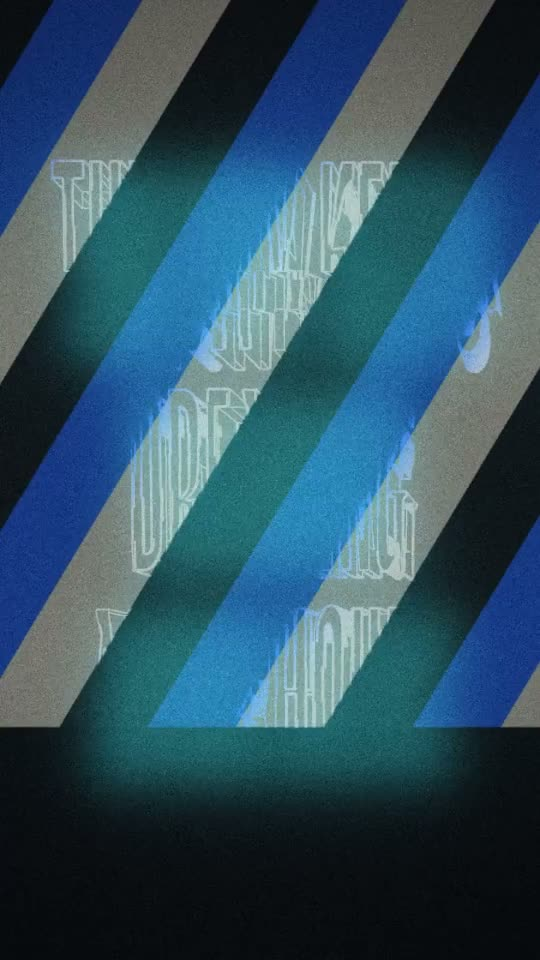
#> input picture app/examples/city-on-the-beat.jpg, 540 x 960 px; its folder holds only this picture in this run
$ python -i treatments.py   (imports and definitions only)
#> lines starting #> are read from the running program, lines starting #| are printed output that depends on the picture; after the words box and inside, x2 and y2 are one past the last pixel; in counts of white or black regions, pixels touching at a corner belong together
### mograph/render/common.py
"""Shared render helpers: render context, colour resolution, sprite compositing and
the block-level animation state machine used by text, shape and image layers."""
from __future__ import annotations

import math

import cv2
import numpy as np

from .easing import back_out, clamp01, decay_env, ease_in, ease_out

IN_VERBS = ("cut", "fade", "type_on", "word_stagger", "slide_up", "slide_left", "scale_pop",
            "mask_wipe", "blur_in", "kinetic_split", "stroke_draw")
OUT_VERBS = ("cut", "fade", "slide_up", "slide_left", "scale_down", "mask_wipe", "blur_out",
             "stroke_draw")


# ----------------------------------------------------------------------------- colours

def _parse_hex(s: str):
    h = s.strip().lstrip("#")
    if len(h) == 3:
        h = "".join(c * 2 for c in h)
    if len(h) != 6:
        return None
    try:
        return np.array([int(h[i:i + 2], 16) / 255.0 for i in (0, 2, 4)], np.float32)
    except ValueError:
        return None


def resolve_color(plan: dict, c, default=(1.0, 1.0, 1.0)):
    """"#rrggbb" | "palette:N" | (r, g, b) -> float32 array (3,) in 0..1. None -> None."""
    if c is None:
        return None
    if isinstance(c, (list, tuple, np.ndarray)) and len(c) >= 3:
        v = np.array([float(x) for x in c[:3]], np.float32)
        return np.clip(v / 255.0 if v.max() > 1.0 else v, 0, 1)
    if isinstance(c, str):
        s = c.strip()
        if s.startswith("palette:"):
            pal = ((plan or {}).get("style") or {}).get("palette") or []
            try:
                idx = int(s.split(":", 1)[1])
            except ValueError:
                idx = 0
            if pal:
                v = pal[idx % len(pal)]
                if isinstance(v, str) and not v.startswith("palette:"):
                    r = _parse_hex(v)
                    if r is not None:
                        return r
        else:
            r = _parse_hex(s)
            if r is not None:
                return r
    return np.array(default, np.float32)


def luminance(rgb) -> float:
    return float(0.2126 * rgb[0] + 0.7152 * rgb[1] + 0.0722 * rgb[2])


# ----------------------------------------------------------------------------- context

# [6 lines left out: function _peak_times, not called in this run]


class Ctx:
    """Everything a layer needs that is constant for one render call."""

    # [63 lines left out: function __init__, not called in this run]

    # -- helpers
    def color(self, c, default=(1.0, 1.0, 1.0)):
        return resolve_color(self.plan, c, default)

    # [21 lines left out: functions accent, events, env_value, not called in this run]

    def rng(self, *keys) -> np.random.Generator:
        return np.random.default_rng([self.seed & 0xFFFFFFFF] + [int(k) & 0xFFFFFFFF for k in keys])


# ----------------------------------------------------------------------------- compositing

_EYE = np.array([[1.0, 0.0, 0.0], [0.0, 1.0, 0.0]])


# [80 lines left out: functions affine, composite, not called in this run]


def translate(x, y) -> np.ndarray:
    return np.array([[1.0, 0.0, float(x)], [0.0, 1.0, float(y)]])


# ----------------------------------------------------------------------------- animation state

class Anim:
    __slots__ = ("opacity", "dx", "dy", "scale", "blur", "wipe_lo", "wipe_hi", "line_clip",
                 "trim_lo", "trim_hi", "flip", "underline", "visible")

    # [14 lines left out: function __init__, not called in this run]


class Timing:
    """Resolved in/out windows of a layer."""

    # [14 lines left out: function __init__, not called in this run]

    def active(self, t: float) -> bool:
        return self.t0 <= t < self.t1

    def p_in(self, t: float) -> float:
        return 1.0 if self.din <= 0 else clamp01((t - self.t0) / self.din)

    def p_out(self, t: float) -> float:
        return 0.0 if self.dout <= 0 else clamp01((t - (self.t1 - self.dout)) / self.dout)


# [115 lines left out: functions apply_in, apply_out, apply_emphasis, glitch_jitter, not called in this run]

### mograph/render/treatments.py
"""Print and film treatments: halftone, screenprint, xerox, duotone/tritone, film grade,
flat posterise, paper, grain, vignette, light leak, dust and scratches.

Every treatment takes and returns an HxWx3 float32 RGB image in 0..1 and is deterministic
(seed + frame index). Pixel sizes (halftone cell, misregistration, ...) are given in px at
the full-size 1080 px short side; pass ``scale`` = (short side in px) / 1080 so a draft
render looks the same as a full one (``apply_treatment`` does this for you).

Speed: the per-pixel work runs on uint8 planes with ``cv2.LUT`` tables (float32 tables give
the float32 output in one pass); screens, noise fields, dither tiles and paper textures are
cached per size, so a call costs a handful of full-frame passes.
"""
from __future__ import annotations

import inspect
import math
import zlib
from functools import lru_cache

import cv2
import numpy as np
from PIL import Image
from scipy.special import ndtr

from .common import luminance, resolve_color

TREATMENTS = ("halftone", "screenprint", "xerox", "duotone", "tritone", "film_grade", "posterize_flat",
              "paper", "grain", "vignette", "light_leak", "dust_scratches")
FILM_PRESETS = ("mono", "teal_orange", "warm", "cool")
HALFTONE_SHAPES = ("dot", "line")
DITHERS = ("ordered", "noise", "diffusion", "none")

PAPER = "#f1ebdd"        # warm uncoated stock
TONER = "#161616"
REF_SHORT = 1080.0

_F32 = (np.arange(256, dtype=np.float32) / np.float32(255.0))
_TEX_K = 1.25            # paper texture is stored as tex / _TEX_K in uint8


# ----------------------------------------------------------------------------- small helpers

def _rgb(c, default=(1.0, 1.0, 1.0)) -> np.ndarray:
    return np.asarray(resolve_color(None, c, default), np.float32)


def _u8(img: np.ndarray) -> np.ndarray:
    """float 0..1 -> uint8 (rounded, saturated)."""
    return cv2.convertScaleAbs(img, alpha=255.0)


def _f32(u8: np.ndarray) -> np.ndarray:
    return cv2.LUT(u8, _F32)


def _gray8(u8: np.ndarray) -> np.ndarray:
    return cv2.cvtColor(u8, cv2.COLOR_RGB2GRAY)


def _mix_lut(c0, c1, as_u8=True) -> np.ndarray:
    """(256, 1, 3) table: index a -> c0 + (c1 - c0) * a / 255."""
    a = np.arange(256, dtype=np.float32)[:, None] / 255.0
    t = c0[None, :] + (c1 - c0)[None, :] * a
    if as_u8:
        return np.clip(t * 255.0 + 0.5, 0, 255).astype(np.uint8).reshape(256, 1, 3)
    return np.clip(t, 0, 1).astype(np.float32).reshape(256, 1, 3)


def _percentiles8(L8: np.ndarray, lo_q: float, hi_q: float):
    """Fast percentiles of a uint8 plane via its histogram."""
    hist = cv2.calcHist([L8], [0], None, [256], [0, 256]).ravel()
    cdf = np.cumsum(hist)
    n = cdf[-1]
    lo = int(np.searchsorted(cdf, lo_q * n))
    hi = int(np.searchsorted(cdf, hi_q * n))
    return lo, hi


def _stretch_lut(lo: int, hi: int, min_span: int = 24) -> np.ndarray:
    if hi - lo < min_span:      # near-flat image: widen the window but keep it inside 0..255
        lo = min(max(0.0, 0.5 * (hi + lo) - min_span / 2), 255.0 - min_span)
        hi = lo + min_span
    v = np.arange(256, dtype=np.float32)
    return np.clip((v - lo) / max(hi - lo, 1e-3) * 255.0 + 0.5, 0, 255).astype(np.uint8)


def _seed_rng(seed, *keys) -> np.random.Generator:
    return np.random.default_rng([int(seed) & 0xFFFFFFFF] + [int(k) & 0xFFFFFFFF for k in keys])


def _blur_small(L8: np.ndarray, factor: float) -> np.ndarray:
    """Cheap wide blur: area-downscale by ``factor`` then bilinear back up."""
    H, W = L8.shape[:2]
    if factor <= 1.2:
        return L8
    sw, sh = max(2, int(round(W / factor))), max(2, int(round(H / factor)))
    small = cv2.resize(L8, (sw, sh), interpolation=cv2.INTER_AREA)
    return cv2.resize(small, (W, H), interpolation=cv2.INTER_LINEAR)


# ----------------------------------------------------------------------------- cached fields

@lru_cache(maxsize=40)
def _noise_u(H: int, W: int, seed: int, tag: int, sigma: float) -> np.ndarray:
    """Uniform 0..1 float32 noise with spatial correlation ``sigma`` px (Gaussian -> CDF)."""
    rng = _seed_rng(seed, 5150, tag)
    if sigma > 6.0:      # low-frequency: build small, upsample
        f = sigma / 3.0
        sw, sh = max(4, int(W / f) + 2), max(4, int(H / f) + 2)
        n = rng.standard_normal((sh, sw), dtype=np.float32)
        n = cv2.GaussianBlur(n, (0, 0), 3.0)
        n = cv2.resize(n, (W, H), interpolation=cv2.INTER_CUBIC)
    else:
        n = rng.standard_normal((H, W), dtype=np.float32)
        if sigma > 0.3:
            n = cv2.GaussianBlur(n, (0, 0), sigma)
    n = (n - n.mean()) / max(float(n.std()), 1e-6)
    return ndtr(n).astype(np.float32)


@lru_cache(maxsize=40)
def _noise8(H: int, W: int, seed: int, tag: int, sigma: float) -> np.ndarray:
    return np.clip(_noise_u(H, W, seed, tag, sigma) * 255.0 + 0.5, 0, 255).astype(np.uint8)


# [29 lines left out: functions _bayer, _blue_tile, _dither8, not called in this run]


@lru_cache(maxsize=12)
def _paper_tex(H: int, W: int, fibre: float, speckle: float, seed: int, s: float) -> np.ndarray:
    """Paper luminance multiplier (float32 HxW, mean ~1)."""
    rng = _seed_rng(seed, 3030)
    s = max(s, 0.2)
    mottle = _noise_u(H, W, seed, 31, 60.0 * s) - 0.5
    tooth = _noise_u(H, W, seed, 32, 0.6 * s) - 0.5
    # fibres: anisotropic blurred noise in two orientations
    n = rng.standard_normal((H, W), dtype=np.float32)
    fa = cv2.GaussianBlur(n, (0, 0), sigmaX=7.0 * s, sigmaY=0.7 * s)
    n2 = rng.standard_normal((H, W), dtype=np.float32)
    fb = cv2.GaussianBlur(n2, (0, 0), sigmaX=0.7 * s, sigmaY=5.0 * s)
    fib = fa / max(float(fa.std()), 1e-6) + 0.6 * fb / max(float(fb.std()), 1e-6)
    tex = 1.0 + 0.07 * mottle + fibre * (0.022 * fib + 0.05 * tooth)
    if speckle > 0:
        cnt = int(speckle * H * W * 2.5e-5) + 1
        ys, xs = rng.integers(0, H, cnt), rng.integers(0, W, cnt)
        canvas = np.zeros((H, W), np.float32)
        for y, x, r, dark in zip(ys, xs, rng.uniform(0.5, 1.6, cnt) * s, rng.random(cnt) < 0.8):
            cv2.circle(canvas, (int(x), int(y)), max(1, int(round(r))), -0.35 if dark else 0.12, -1, cv2.LINE_AA)
        if s > 0.5:
            canvas = cv2.GaussianBlur(canvas, (0, 0), 0.5 * s)
        tex += canvas
    return np.clip(tex, 0.55, _TEX_K).astype(np.float32)


@lru_cache(maxsize=12)
def _paper_tex8(H: int, W: int, amount: float, fibre: float, speckle: float, seed: int, s: float) -> np.ndarray | None:
    """3-channel uint8 texture for ``cv2.multiply(.., scale=_TEX_K/255)``; None when amount ~ 0."""
    if amount <= 0.01:
        return None
    tex = 1.0 + amount * (_paper_tex(H, W, fibre, speckle, seed, s) - 1.0)
    t8 = np.clip(tex / _TEX_K * 255.0 + 0.5, 0, 255).astype(np.uint8)
    return cv2.cvtColor(t8, cv2.COLOR_GRAY2BGR)


def _finish(out8: np.ndarray, tex8) -> np.ndarray:
    if tex8 is not None:
        out8 = cv2.multiply(out8, tex8, scale=_TEX_K / 255.0)
    return _f32(out8)


def _tex_for(H, W, texture, seed, scale):
    t = round(float(texture), 2)
    return _paper_tex8(H, W, t, 1.0, 0.6, int(seed) & 0xFFFF, round(float(scale), 3)) if t > 0.01 else None


# ----------------------------------------------------------------------------- paper

# [200 lines left out: functions paper, paper_overlay, _dot_area, _screen8, _radius_lut, halftone and 4 more, not called in this run]


# ----------------------------------------------------------------------------- xerox

@lru_cache(maxsize=8)
def _xerox_dirt8(H: int, W: int, seed: int, grit: float, s: float) -> np.ndarray:
    """Toner specks, drum streaks and a lid-edge shadow (uint8 amount to subtract)."""
    rng = _seed_rng(seed, 4040)
    canvas = np.zeros((H, W), np.uint8)
    cnt = int(grit * H * W * 6e-5) + 2
    for y, x, r, v in zip(rng.integers(0, H, cnt), rng.integers(0, W, cnt),
                          rng.uniform(0.4, 1.8, cnt) ** 2 * s, rng.integers(120, 256, cnt)):
        cv2.circle(canvas, (int(x), int(y)), max(1, int(round(r))), int(v), -1, cv2.LINE_AA)
    # a few clustered toner smudges
    for _ in range(int(rng.integers(1, 4))):
        cx, cy = rng.uniform(0, W), rng.uniform(0, H)
        k = int(40 * grit) + 3
        for y, x in zip(rng.normal(cy, 18 * s, k), rng.normal(cx, 18 * s, k)):
            cv2.circle(canvas, (int(x), int(y)), max(1, int(round(rng.uniform(0.5, 1.5) * s))),
                       int(rng.integers(90, 200)), -1, cv2.LINE_AA)
    # vertical drum streaks
    streak = np.zeros((H, W), np.float32)
    ys = np.linspace(0, 1, H, dtype=np.float32)
    for _ in range(int(rng.integers(1, 4))):
        x0 = int(rng.integers(0, W))
        w = max(1, int(round(rng.uniform(0.6, 3.0) * s)))
        prof = (0.5 + 0.5 * np.sin(ys * rng.uniform(3, 12) + rng.uniform(0, 6))) * rng.uniform(20, 55) * grit
        streak[:, x0:x0 + w] += prof[:, None]
    # lid-edge shadow along one side
    side = int(rng.integers(4))
    n = max(2, int(0.025 * min(H, W)))
    ramp = (np.linspace(1, 0, n, dtype=np.float32) ** 2) * 140 * grit
    if side == 0:
        streak[:n, :] += ramp[:, None]
    elif side == 1:
        streak[-n:, :] += ramp[::-1, None]
    elif side == 2:
        streak[:, :n] += ramp[None, :]
    else:
        streak[:, -n:] += ramp[None, ::-1]
    return cv2.add(canvas, np.clip(streak, 0, 255).astype(np.uint8))


@lru_cache(maxsize=8)
def _xerox_solid8(H: int, W: int, seed: int, grit: float, s: float) -> np.ndarray:
    """Uneven toner density in solids (low-frequency lift) plus tiny voids (uint8 amount to add)."""
    mott = _noise_u(H, W, seed, 4141, 30.0 * s + 6.5)
    fine = _noise_u(H, W, seed, 4142, 0.5 * s + 0.2)
    lift = (mott ** 2) * 38.0 * grit
    voids = np.where(fine > 1.0 - 0.004 * grit, 200.0, 0.0)
    return np.clip(lift + voids, 0, 255).astype(np.uint8)


def xerox(img, threshold: float = 0.5, contrast: float = 0.7, toner_grit: float = 0.45, paper="#efede6",
          crushed_blacks: float = 0.4, ink=TONER, texture: float = 0.3, seed: int = 0, frame: int = 0,
          boil: float = 0.0, scale: float = 1.0) -> np.ndarray:
    """Photocopy: auto-levelled, edge-enhanced, near-binary toner with crunchy noisy edges,
    toner specks and drum streaks, crushed solid blacks, on paper."""
    H, W = img.shape[:2]
    s = float(scale)
    grit = float(np.clip(toner_grit, 0.0, 1.0))
    con = float(np.clip(contrast, 0.0, 2.0))
    bank = (int(frame) // 2) % 3 if boil > 0 else 0
    L8 = _gray8(_u8(img))
    lo, hi = _percentiles8(L8, 0.01, 0.99)
    Ls = cv2.LUT(L8, _stretch_lut(lo, hi))
    low = _blur_small(Ls, max(2.0, 14.0 * s))
    k = 0.9 * con
    L2 = cv2.addWeighted(Ls, 1.0 + k, low, -k, 0.0)
    if s * (0.4 + grit) >= 0.4:      # soften edges first so the toner noise can break them up
        L2 = cv2.GaussianBlur(L2, (0, 0), (0.8 + 3.0 * grit) * s)
    g = 110.0 * grit
    if g > 0.5:     # fine toner noise + coarser clumping -> crunchy, broken edges and stippled mids
        n8 = _noise8(H, W, int(seed), 1 + bank, round(0.75 * s + 0.25, 3))
        L2 = cv2.addWeighted(L2, 1.0, n8, g / 255.0, -0.5 * g)
        n8 = _noise8(H, W, int(seed), 4 + bank, round(2.4 * s + 0.3, 3))
        L2 = cv2.addWeighted(L2, 1.0, n8, 1.3 * g / 255.0, -0.65 * g)
    x = np.arange(256, dtype=np.float64) / 255.0
    slope = 5.0 + 28.0 * con
    sig = lambda z: 1.0 / (1.0 + np.exp(-(z - float(threshold)) * slope))  # noqa: E731
    y = (sig(x) - sig(0.0)) / max(sig(1.0) - sig(0.0), 1e-6)
    cb = 0.45 * float(np.clip(crushed_blacks, 0.0, 1.0))
    y = np.clip((y - cb) / max(1.0 - cb - 0.04, 1e-3), 0, 1)              # crush blacks, blow whites
    v8 = cv2.LUT(L2, np.clip(y * 255.0 + 0.5, 0, 255).astype(np.uint8))
    if grit > 0.01:
        v8 = cv2.add(v8, _xerox_solid8(H, W, int(seed) + bank, round(grit, 3), round(s, 3)))
        v8 = cv2.subtract(v8, _xerox_dirt8(H, W, int(seed) + bank, round(grit, 3), round(s, 3)))
    if s >= 0.6:
        v8 = cv2.GaussianBlur(v8, (0, 0), 0.55 * s)                       # toner spread
    out8 = cv2.LUT(cv2.cvtColor(v8, cv2.COLOR_GRAY2BGR), _mix_lut(_rgb(ink, (0.08, 0.08, 0.08)), _rgb(paper)))
    return _finish(out8, _tex_for(H, W, texture, seed, scale))


# ----------------------------------------------------------------------------- duotone / tritone

# [24 lines left out: function duotone, not called in this run]


def tritone(img, colors=("#111111", "#ff4d2e", "#f2f2f2")) -> np.ndarray:
    """Three-stop gradient map (shadow, mid, highlight)."""
    return duotone(img, colors)


# ----------------------------------------------------------------------------- film grade

_GRADES = {
    #               saturation, S-curve, shadow tint (r,g,b),      highlight tint
    "teal_orange": (1.15, 0.38, (-0.1, 0.035, 0.1), (0.09, 0.015, -0.1)),
    "warm":        (1.05, 0.25, (0.025, 0.0, -0.035), (0.055, 0.02, -0.05)),
    "cool":        (0.92, 0.25, (-0.03, 0.0, 0.05), (-0.035, 0.005, 0.045)),
    "mono":        (0.0, 0.45, (0.0, 0.0, 0.012), (0.018, 0.008, -0.012)),
}


# [60 lines left out: functions _grade_lut, film_grade, _nearest_lut, not called in this run]


_Q_R = (np.arange(256, dtype=np.uint16) >> 3) << 10
_Q_G = (np.arange(256, dtype=np.uint16) >> 3) << 5
_Q_B = np.arange(256, dtype=np.uint16) >> 3


# [75 lines left out: functions posterize_flat, _grain_bank, grain, _vig, vignette, not called in this run]


# ----------------------------------------------------------------------------- light leak

_LEAK_COLS = np.array([[1.0, 0.42, 0.08], [1.0, 0.16, 0.06], [1.0, 0.72, 0.3], [0.95, 0.25, 0.35]], np.float32)


# [137 lines left out: functions light_leak, dust_scratches, _resolve_refs, _pal, not called in this run]


_FUNCS = {
    "halftone": halftone, "screenprint": screenprint, "xerox": xerox, "duotone": duotone, "tritone": tritone,
    "film_grade": film_grade, "posterize_flat": posterize_flat, "paper": paper_overlay, "grain": grain,
    "vignette": vignette, "light_leak": light_leak, "dust_scratches": dust_scratches,
}
_SIGS = {k: set(inspect.signature(f).parameters) for k, f in _FUNCS.items()}
_NUMERIC = {"cell", "angle", "contrast", "texture", "misregister", "grit", "dither_px", "boil", "threshold",
            "toner_grit", "crushed_blacks", "halation", "lift", "saturation", "smooth", "fibre", "speckle",
            "amount", "strength", "speed"}


# [66 lines left out: function apply_treatment, not called in this run]


__all__ = ["TREATMENTS", "FILM_PRESETS", "apply_treatment", "halftone", "screenprint", "xerox", "duotone",
           "tritone", "film_grade", "posterize_flat", "paper", "paper_overlay", "grain", "vignette",
           "light_leak", "dust_scratches"]

>>> import cv2
>>> picture = cv2.cvtColor(cv2.imread('../../app/examples/city-on-the-beat.jpg'), cv2.COLOR_BGR2RGB)
>>> result = xerox(picture)
#> in _gray8, `return cv2.cvtColor(u8, cv2.COLOR_RGB2GRAY)`:
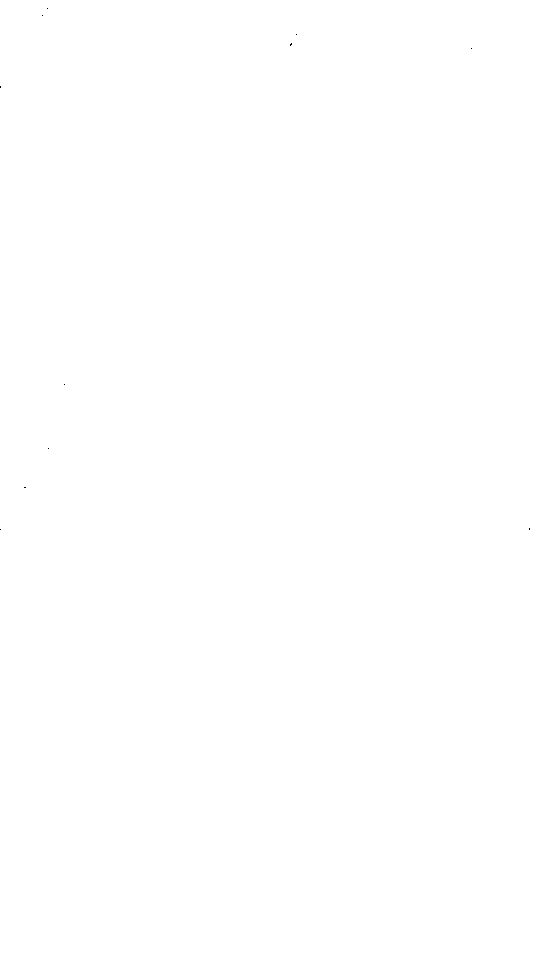
#> returned value: shape (960, 540); values 179 (black) and 255 (white), 100% white; black in thin lines or dots, all inside (x1, y1, x2, y2) = (0, 8, 530, 530)
#> in _percentiles8, `hist = cv2.calcHist([L8], [0], None, [256], [0, 256]).ravel()`: hist = 256 values, max 518383 at index 255, min 0 at index 0, mean 2025
#> in _percentiles8, `cdf = np.cumsum(hist)`: cdf = 256 values from 0 to 518400
#> in _percentiles8, `n = cdf[-1]`: n = 518400
#> in _percentiles8, `lo = int(np.searchsorted(cdf, lo_q * n))`: lo = 255
#> in _stretch_lut, `lo = min(max(0.0, 0.5 * (hi + lo) - min_span / 2), 255.0 - min_span)`: lo = 231
#> in _stretch_lut, `hi = lo + min_span`: hi = 255
#> in xerox, `L2 = cv2.addWeighted(L2, 1.0, n8, 1.3 * g / 255.0, -0.65 * g)`:
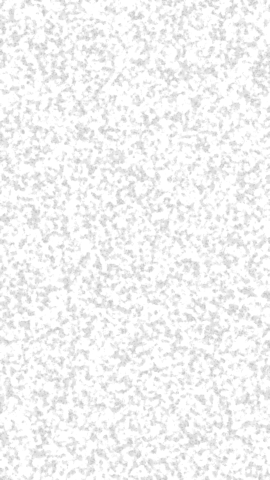
#> L2: shape (960, 540) (shown at 1/2 size); min 189, max 255, mean 243.1
#> after the loop in _xerox_dirt8, `for y, x, r, v in zip(rng.integers(0, H, cnt), rng.integers(0, W, cnt),`:
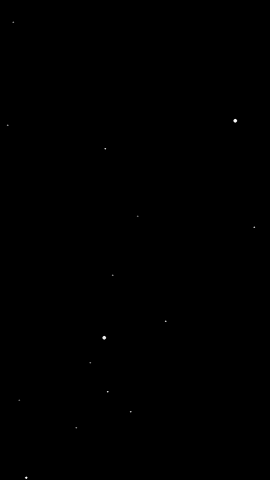
#> canvas: shape (960, 540) (shown at 1/2 size); min 0, max 253, mean 0.1
#> after the loop in _xerox_dirt8, `for _ in range(int(rng.integers(1, 4))):`:
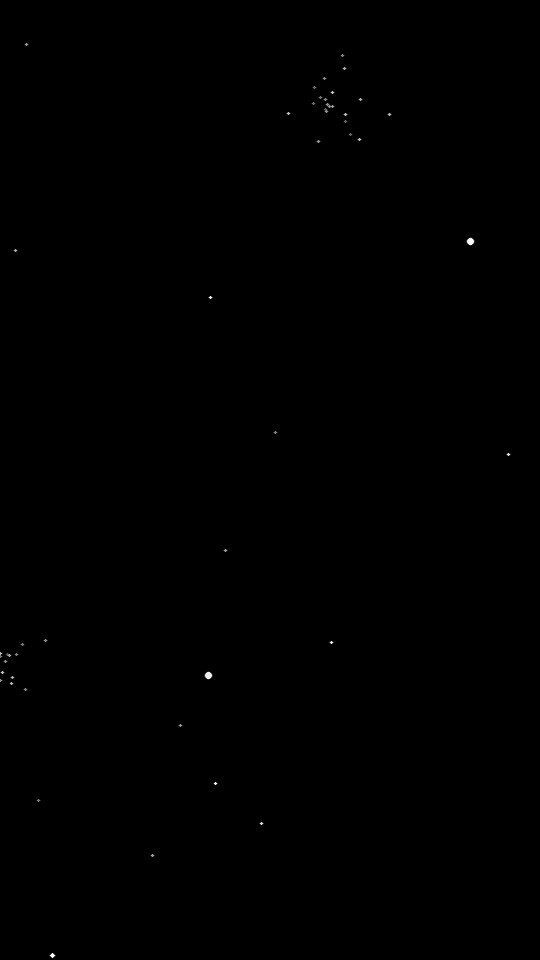
#> canvas: shape (960, 540); 0.09% of pixels changed, all inside (x1, y1, x2, y2) = (0, 54, 392, 692)
#> in _xerox_dirt8, `streak[:n, :] += ramp[:, None]`:
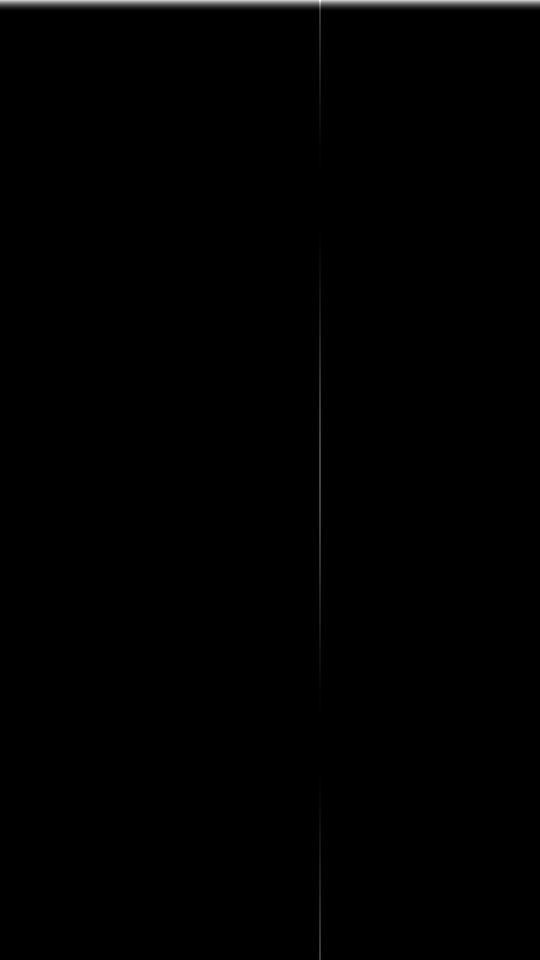
#> streak: shape (960, 540) float32; min 0, max 80.09, mean 0.3; drawn with min black and max white
#> (the rest of the program and of its run is left out)
